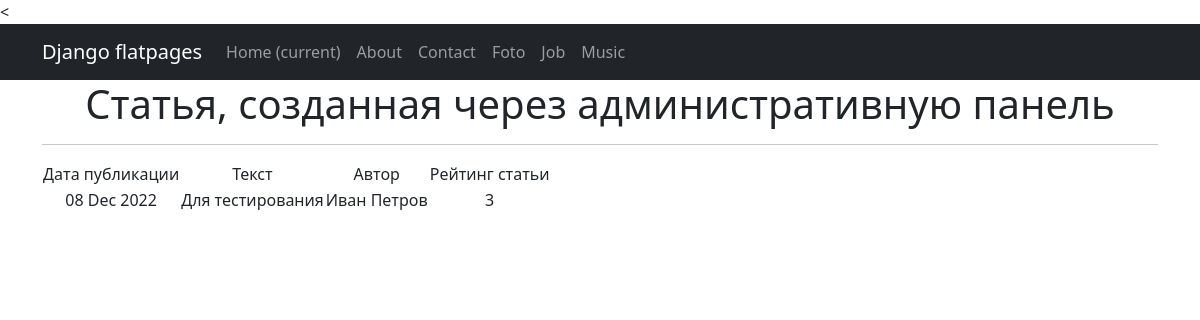
Page /news/4 on the committed database.
### news/models.py (models this page shows, shortened)
class Post(models.Model):
    author = models.ForeignKey(Author, on_delete=models.CASCADE)
    type_of_post = models.CharField(max_length=2, choices=type_post)
    time_in = models.DateTimeField(auto_now_add=True)
    title = models.CharField(max_length=255)
    text = models.TextField()
    rating_post = models.IntegerField(default=0)
    post_category = models.ManyToManyField(Category, through='PostCategory')
    @property
    def rating(self):
        return self.rating_post

class Author(models.Model):
    user = models.OneToOneField(User, on_delete=models.CASCADE)
    rating_author = models.IntegerField(default=0)

### news/views.py (the view)
# urls.py: path('<int:pk>', PostDetail.as_view()),
class PostDetail(DetailView):
    model = Post
    template_name = 'post.html'
    context_object_name = 'post'

### templates/post.html (shortened to what this page needs)
{% extends 'flatpages/default.html' %}
{% block content %}
   <h1>{{ post.title }}</h1>
   <hr>
   {% if post %}
       <table>
           <tr>
               <td>Дата публикации</td>
               <td>Текст</td>
               <td>Автор</td>
               <td>Рейтинг статьи</td>
           </tr>
           <tr>
               <td>{{ post.time_in|date:'d M Y' }}</td>
               <td>{{ post.text }}</td>
               <td>{{ post.author.user }}</td>
               <td>{{ post.rating_post }}</td>
           </tr>
       </table>
   {% else %}
       <h2>Такой новости нет!</h2>
   {% endif %}
{% endblock content %}

### rows in the picture
Post: title "Статья, созданная через административную панель", time_in "08 Dec 2022", text "Для тестирования", author.user "Иван Петров", rating_post "3"
